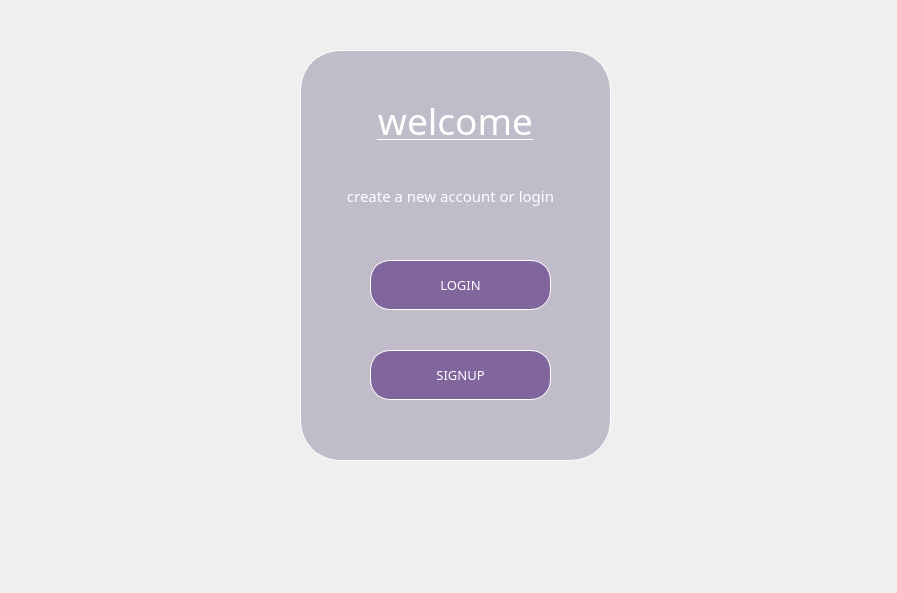
<?xml version="1.0" encoding="UTF-8"?>
<ui version="4.0">
 <class>Dialog</class>
 <widget class="QDialog" name="Dialog">
  <property name="geometry">
   <rect>
    <x>0</x>
    <y>0</y>
    <width>897</width>
    <height>593</height>
   </rect>
  </property>
  <property name="windowTitle">
   <string>Dialog</string>
  </property>
  <widget class="QLabel" name="image_backdop">
   <property name="geometry">
    <rect>
     <x>0</x>
     <y>0</y>
     <width>900</width>
     <height>600</height>
    </rect>
   </property>
   <property name="sizePolicy">
    <sizepolicy hsizetype="Expanding" vsizetype="Expanding">
     <horstretch>0</horstretch>
     <verstretch>0</verstretch>
    </sizepolicy>
   </property>
   <property name="styleSheet">
    <string notr="true"/>
   </property>
   <property name="text">
    <string/>
   </property>
   <property name="pixmap">
    <pixmap>backdop3.jpg</pixmap>
   </property>
  </widget>
  <widget class="QFrame" name="welcome_frame">
   <property name="geometry">
    <rect>
     <x>300</x>
     <y>50</y>
     <width>311</width>
     <height>411</height>
    </rect>
   </property>
   <property name="font">
    <font>
     <family>Microsoft Himalaya</family>
    </font>
   </property>
   <property name="layoutDirection">
    <enum>Qt::LeftToRight</enum>
   </property>
   <property name="styleSheet">
    <string notr="true">
border-radius: 40px;
border: 0.5px solid white;

background-color: qlineargradient(spread:pad, x1:0.642, y1:1, x2:0.542, y2:0, stop:0.121053 rgba(81, 31, 82, 255), stop:0.252632 rgba(105, 59, 105, 255), stop:0.463158 rgba(213, 136, 125, 255), stop:0.678947 rgba(169, 135, 168, 255), stop:0.710526 rgba(169, 135, 168, 255), stop:0.947368 rgba(48, 63, 159, 255));
background-color: rgba(80, 68, 111, 0.3);</string>
   </property>
   <property name="frameShape">
    <enum>QFrame::StyledPanel</enum>
   </property>
   <property name="frameShadow">
    <enum>QFrame::Raised</enum>
   </property>
   <widget class="QLabel" name="label">
    <property name="geometry">
     <rect>
      <x>50</x>
      <y>40</y>
      <width>211</width>
      <height>61</height>
     </rect>
    </property>
    <property name="font">
     <font>
      <family>Segoe Script</family>
      <pointsize>28</pointsize>
      <weight>50</weight>
      <italic>false</italic>
      <bold>false</bold>
      <underline>true</underline>
      <strikeout>false</strikeout>
      <stylestrategy>PreferDefault</stylestrategy>
      <kerning>true</kerning>
     </font>
    </property>
    <property name="layoutDirection">
     <enum>Qt::LeftToRight</enum>
    </property>
    <property name="styleSheet">
     <string notr="true">background-color: transparent;
color : white;
border: transparent;

</string>
    </property>
    <property name="text">
     <string>welcome</string>
    </property>
    <property name="textFormat">
     <enum>Qt::PlainText</enum>
    </property>
    <property name="alignment">
     <set>Qt::AlignCenter</set>
    </property>
   </widget>
   <widget class="QPushButton" name="login_but">
    <property name="geometry">
     <rect>
      <x>70</x>
      <y>210</y>
      <width>181</width>
      <height>50</height>
     </rect>
    </property>
    <property name="sizePolicy">
     <sizepolicy hsizetype="Preferred" vsizetype="Preferred">
      <horstretch>50</horstretch>
      <verstretch>50</verstretch>
     </sizepolicy>
    </property>
    <property name="minimumSize">
     <size>
      <width>50</width>
      <height>50</height>
     </size>
    </property>
    <property name="sizeIncrement">
     <size>
      <width>50</width>
      <height>50</height>
     </size>
    </property>
    <property name="baseSize">
     <size>
      <width>50</width>
      <height>50</height>
     </size>
    </property>
    <property name="font">
     <font>
      <family>Sylfaen</family>
      <pointsize>10</pointsize>
     </font>
    </property>
    <property name="styleSheet">
     <string notr="true">QPushButton{ border-radius: 20px;
 background-color: #80669d;
color : white;
border: 0.5px solid white; 
}

QPushButton:pressed{
font: 8pt &quot;Sylfaen&quot;;
}</string>
    </property>
    <property name="text">
     <string>LOGIN</string>
    </property>
   </widget>
   <widget class="QPushButton" name="reg_but">
    <property name="geometry">
     <rect>
      <x>70</x>
      <y>300</y>
      <width>181</width>
      <height>50</height>
     </rect>
    </property>
    <property name="sizePolicy">
     <sizepolicy hsizetype="Preferred" vsizetype="Preferred">
      <horstretch>50</horstretch>
      <verstretch>50</verstretch>
     </sizepolicy>
    </property>
    <property name="minimumSize">
     <size>
      <width>50</width>
      <height>50</height>
     </size>
    </property>
    <property name="sizeIncrement">
     <size>
      <width>50</width>
      <height>50</height>
     </size>
    </property>
    <property name="baseSize">
     <size>
      <width>50</width>
      <height>50</height>
     </size>
    </property>
    <property name="font">
     <font>
      <family>Sylfaen</family>
      <pointsize>10</pointsize>
     </font>
    </property>
    <property name="styleSheet">
     <string notr="true">QPushButton{ border-radius: 20px;
 background-color: #80669d;
color : white;
border: 0.5px solid white; 
}

QPushButton:pressed{
font: 8pt &quot;Sylfaen&quot;;
}</string>
    </property>
    <property name="text">
     <string>SIGNUP</string>
    </property>
   </widget>
   <widget class="QLabel" name="label_2">
    <property name="geometry">
     <rect>
      <x>20</x>
      <y>120</y>
      <width>261</width>
      <height>51</height>
     </rect>
    </property>
    <property name="font">
     <font>
      <family>Sylfaen</family>
      <pointsize>11</pointsize>
      <weight>50</weight>
      <italic>false</italic>
      <bold>false</bold>
      <underline>false</underline>
      <strikeout>false</strikeout>
      <stylestrategy>PreferDefault</stylestrategy>
      <kerning>true</kerning>
     </font>
    </property>
    <property name="layoutDirection">
     <enum>Qt::LeftToRight</enum>
    </property>
    <property name="styleSheet">
     <string notr="true">background-color: transparent;
color : white;
border: transparent;

</string>
    </property>
    <property name="text">
     <string>create a new account or login</string>
    </property>
    <property name="textFormat">
     <enum>Qt::PlainText</enum>
    </property>
    <property name="alignment">
     <set>Qt::AlignCenter</set>
    </property>
   </widget>
  </widget>
 </widget>
 <resources>
  <include location="C:/Users/boomh/Downloads/resource.qrc"/>
 </resources>
 <connections/>
</ui>
